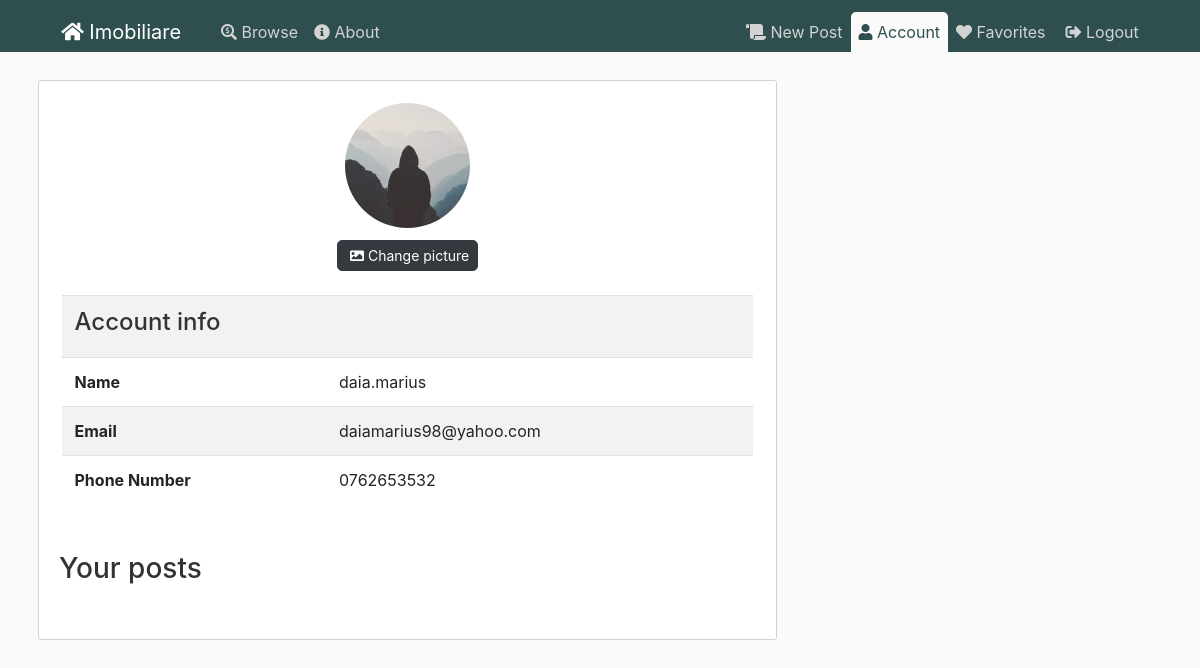
Page /account (signed in) on the earlier database version.
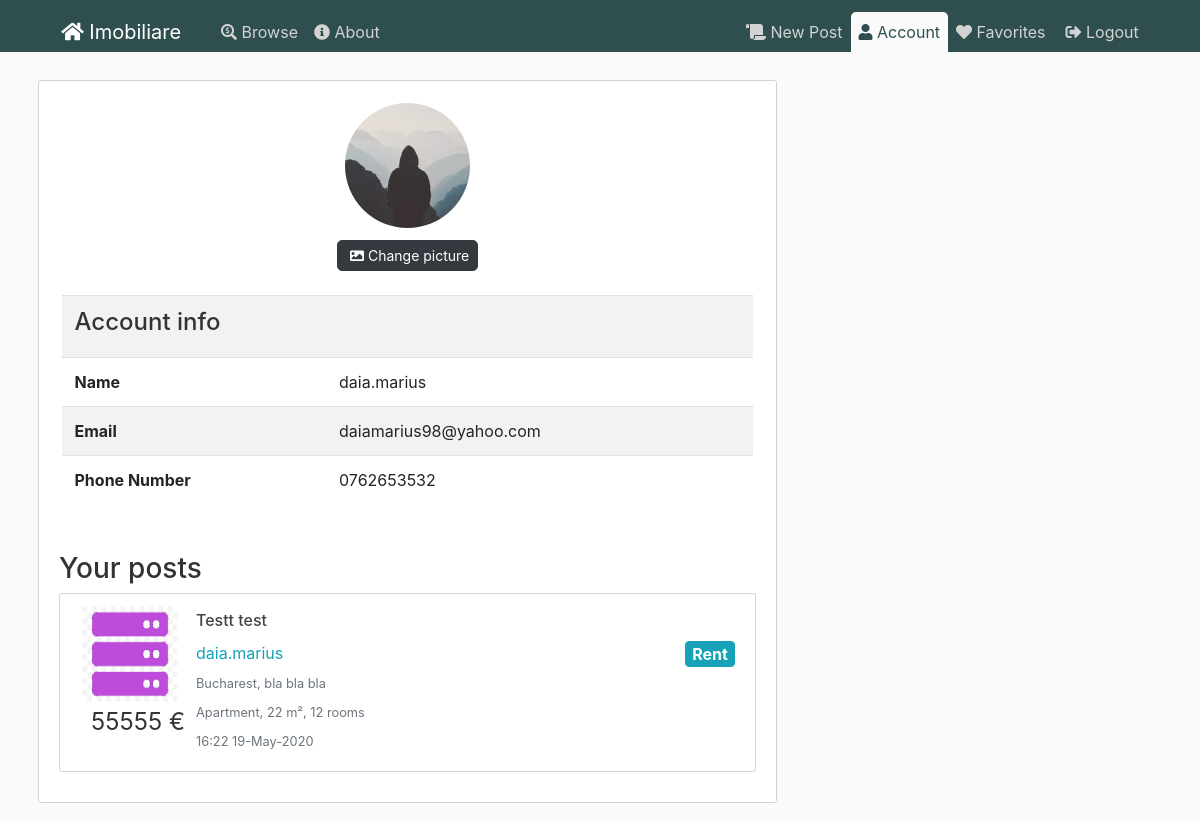
Same page on the later database version.
### flaskblog/models.py (models this page shows, shortened)
class Post(db.Model):
    id = db.Column(db.Integer, primary_key=True)
    title = db.Column(db.String(100), nullable=False)
    date_posted = db.Column(db.DateTime, nullable=False, default=datetime.utcnow)
    content = db.Column(db.Text, nullable=False)
    user_id = db.Column(db.Integer, db.ForeignKey('user.id'), nullable=False)
    city_id = db.Column(db.Integer, db.ForeignKey('city.id'), nullable=False)
    anouncement_type = db.Column(db.String(20), nullable=False)
    house_type = db.Column(db.String(20), nullable=False)
    price = db.Column(db.Integer, nullable=False)
    square_meters = db.Column(db.Integer, nullable=False)
    number_rooms = db.Column(db.Integer, nullable=False)
    address = db.Column(db.String(100), nullable=False)
    phonenumber = db.Column(db.String(15), nullable=True)
    post = db.relationship('Image')
    favorited = db.relationship('User', secondary=user_favorites)

class Image(db.Model):
    id = db.Column(db.Integer, primary_key=True)
    name = db.Column(db.String(100), nullable=False)
    post_id = db.Column(db.Integer, db.ForeignKey('post.id'), nullable=False)
    post = db.relationship('Post', backref='images', lazy=True)

class User(db.Model, UserMixin):
    id = db.Column(db.Integer, primary_key=True)
    username = db.Column(db.String(20), unique=True, nullable=False)
    email = db.Column(db.String(120), unique=True, nullable=False)
    phonenumber = db.Column(db.String(15), nullable=False)
    image_file = db.Column(db.String(20), nullable=False, default='default.jpg')
    password = db.Column(db.String(60), nullable=False)
    posts = db.relationship('Post', backref='author', lazy=True)
    favorites = db.relationship('Post', secondary=user_favorites)

class City(db.Model):
    id = db.Column(db.Integer, primary_key=True)
    name = db.Column(db.String(100), nullable=False)
    country_id = db.Column(db.Integer, db.ForeignKey('country.id'), nullable=False)
    country = db.relationship('Country', back_populates="cities")
    posts = db.relationship('Post', backref='city', lazy=True)

### flaskblog/users/routes.py (the view, shortened to what this page needs)
@users.route("/account", methods=['GET', 'POST'])
@login_required
def account():
    form = UpdateAccountForm()
    image_file = url_for('static', filename='profile_pics/' + current_user.image_file)
    return render_template('account2.html', title='My Account', user=current_user,
                           image_file=image_file, form=form)

### flaskblog/models.py (called while the page is built)
@login_manager.user_loader
def load_user(user_id):
    return User.query.get(int(user_id))

### flaskblog/templates/account2.html (shortened to what this page needs)
{% extends "layout.html" %}
{% if form %}
    {% set active_page = "account" %}
{% endif %}
{% block content %}
    <div class="content-section content-fit">
        <div class="d-flex justify-content-center">
            <img class="rounded-circle account-img" src="{{ image_file }}">
        </div>
        {% if form %}
        <div class="d-flex justify-content-center">
            <button class="btn btn-sm btn-dark" data-toggle="modal" data-target="#confirmDeleteCheck">
                <i class="fas fa-image"></i> Change picture
            </button>
        </div>
        {% endif %}
        <div class="mt-4">
            <div class="table-responsive table-striped">
                <table class="table">
                    <tr>
                        <th colspan="2">
                            <h4>Account info</h4>
                        </th>
                    </tr>
                    <tr>
                        <th scope="col">Name</th>
                        <td scope="col">{{user.username}}</td>
                    </tr>
                    <tr>
                        <th scope="col">Email</th>
                        <td scope="col">{{user.email}}</td>
                    </tr>
                    <tr>
                        <th scope="col">Phone Number</th>
                        <td scope="col">{{user.phonenumber}}</td>
                    </tr>
                </table>
            </div>
        </div>
        <h3>Your posts</h3>
        {% for post in user.posts %}
            <article class="media content-section table-row" data-href="{{ url_for('posts.post', post_id=post.id) }}">
            <div class="article-metadata">
                {% if post.images[0] %}
                <img class="article-img" src="/static/post_pics/{{post.images[0].name}}">
                {% else %}
                <img class="rounded-circle article-img" src="{{ url_for('static', filename='defaults/house.png') }}">
                {% endif %}
                <p class="article-price text-center">{{post.price}} €</p>
            </div>
            <div class="media-body">
                <h4><a class="article-title" href="{{ url_for('posts.post', post_id=post.id) }}">{{ post.title }}</a></h4>
                <div class="article-metadata">
                <a class="mr-2"
                    href="{{ url_for('users.user_posts', username=post.author.username) }}">{{ post.author.username }}</a>
                <a class="btn btn-info badge float-right article-type">{{ post.anouncement_type }}</a>
                </div>
                <div class="article-metadata">
                <small class="text-muted">{{post.city.name}}, {{post.address}}</small>
                </div>
                <div class="article-metadata">
                <small class="text-muted">{{post.house_type}}, {{post.square_meters}} m², {{post.number_rooms}} rooms</small>
                </div>
                <div class="article-metadata">
                <small class="text-muted">{{ post.date_posted.strftime('%H:%M %d-%B-%Y') }}</small>
                </div>
            </div>
            </article>
            {% endfor %}
    </div>
{% endblock content %}

Differences in the rows shown:
added Post: name (picture), price "55555", title "Testt test", author.username "daia.marius", anouncement_type "Rent", city.name "Bucharest", address "bla bla bla", house_type "Apartment", square_meters "22", number_rooms "12", date_posted "16:22 19-May-2020"
